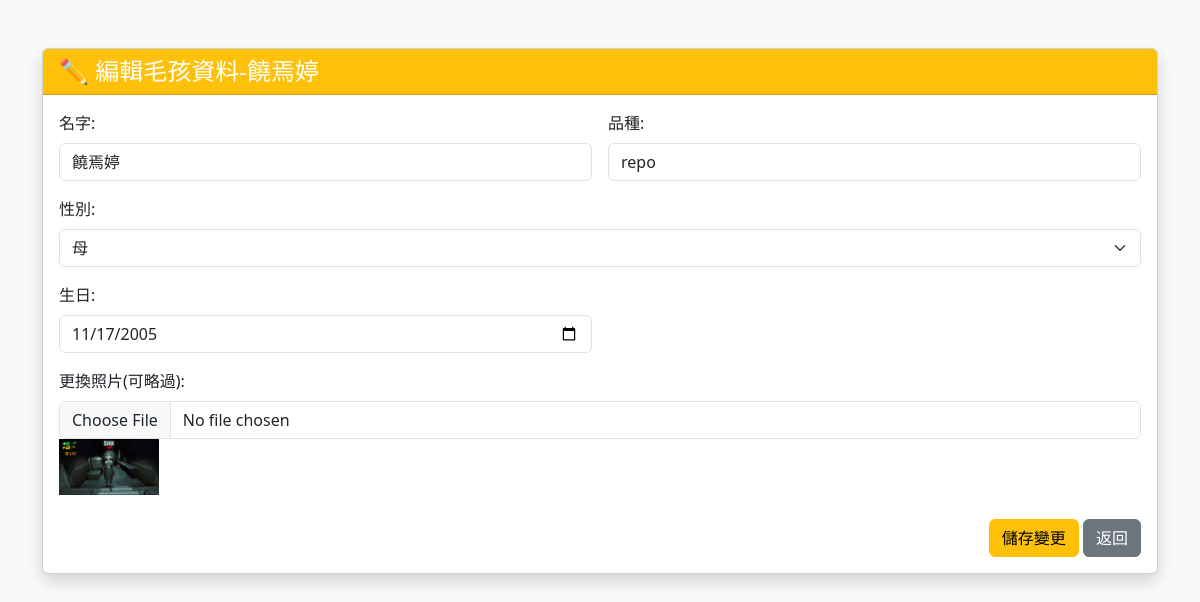
/edit_pet.php?id=2 (signed in), run on the app's committed database.
### tables this page shows
CREATE TABLE `pets` (
  `id` int(11) NOT NULL,
  `user_id` int(11) DEFAULT NULL,
  `name` varchar(50) NOT NULL,
  `type` varchar(30) DEFAULT NULL,
  `gender` enum('公','母') DEFAULT NULL,
  `birth_date` date DEFAULT NULL,
  `photo_path` varchar(255) DEFAULT NULL,
  `created_at` datetime DEFAULT current_timestamp()
);

### edit_pet.php (the view, shortened to what this page needs)
<?php
include 'pdo.php';
$id = $_GET['id'];
$user_id = $_SESSION["user_id"];
$sql = "select * from pets where id = ? and user_id=?";
$stmt = $conn->prepare($sql);
$stmt->execute([$id, $user_id]);
$pet = $stmt->fetch();
?>
<!DOCTYPE html>
<html lang="en">
<head>
    <link href="https://cdn.jsdelivr.net/npm/bootstrap@5.3.3/dist/css/bootstrap.min.css" rel="stylesheet">
</head>
<body class="bg-light">
    <div class="container mt-5">
        <div class="card shadow">
            <div class="card-header bg-warning text-white">
                <h4 class="mb-0">✏️ 編輯毛孩資料-<?= $pet["name"] ?></h4>
            </div>
            <di class="card-body">
                <form action="api.php?do=update_pet" method="post" enctype="multipart/form-data">
                    <div class="row g-3">
                        <div class="col-md-6">
                            <label class="form-label">名字:</label>
                            <input type="text" name="name" class="form-control" value="<?= $pet['name'] ?>" required>
                        </div>
                        <div class="col-md-6">
                            <label class="form-label">品種:</label>
                            <input type="text" name="type" class="form-control" value="<?= $pet['type'] ?>">
                        </div>
                        <div class="clo-md-6">
                            <label class="form-label">性別:</label>
                            <select name="gender" class="form-select">
                                <option value="母" <?= ($pet['gender'] == '母') ? 'selected' : '' ?>>母</option>
                            </select>
                        </div>
                        <div class="col-md-6">
                            <label class="form-label"> 生日:</label>
                            <input type="date" class="form-control" name="birth_date" value="<?= $pet['birth_date'] ?>" required  max="<?= date('Y-m-d') ?>">
                        </div>
                        <div class="col-12">
                            <label class="form-label">更換照片(可略過):</label>
                            <input type="file" name="photo" class="form-control" accept="image/*">
                            <?php if (!empty($pet['photo_path'])): ?>
                                <img src="<?= $pet['photo_path'] ?>" width="100"><br>
                            <?php endif; ?>
                        </div>
                    </div>
                    <div class="text-end mt-4">
                        <button type="submit" class="btn btn-warning">儲存變更</button>
                        <a href="pets.php" class="btn btn-secondary">返回</a>
                    </div>
                </form>
        </div>
    </div>
</body>
</html>

### data on the page
pets: name "饒焉婷", type "repo", gender "母", birth_date "11/17/2005", photo_path (picture)
